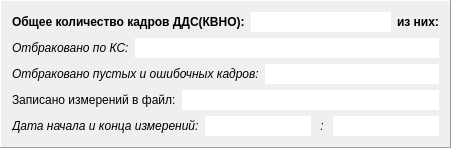
        <widget class="QFrame" name="frame_2">
         <property name="frameShape">
          <enum>QFrame::Panel</enum>
         </property>
         <property name="frameShadow">
          <enum>QFrame::Raised</enum>
         </property>
         <layout class="QVBoxLayout" name="verticalLayout_8">
          <item>
           <layout class="QHBoxLayout" name="horizontalLayout_44">
            <item>
             <widget class="QLabel" name="label_49">
              <property name="font">
               <font>
                <weight>75</weight>
                <bold>true</bold>
               </font>
              </property>
              <property name="text">
               <string>Общее количество кадров ДДС(КВНО):</string>
              </property>
             </widget>
            </item>
            <item>
             <widget class="QLineEdit" name="le_ddskvno1">
              <property name="font">
               <font>
                <weight>75</weight>
                <bold>true</bold>
               </font>
              </property>
              <property name="frame">
               <bool>false</bool>
              </property>
              <property name="alignment">
               <set>Qt::AlignCenter</set>
              </property>
              <property name="readOnly">
               <bool>true</bool>
              </property>
             </widget>
            </item>
            <item>
             <widget class="QLabel" name="label_50">
              <property name="font">
               <font>
                <weight>75</weight>
                <bold>true</bold>
               </font>
              </property>
              <property name="text">
               <string>из них:</string>
              </property>
             </widget>
            </item>
           </layout>
          </item>
          <item>
           <layout class="QHBoxLayout" name="horizontalLayout_46">
            <item>
             <widget class="QLabel" name="label_53">
              <property name="font">
               <font>
                <pointsize>9</pointsize>
                <italic>true</italic>
               </font>
              </property>
              <property name="text">
               <string>Отбраковано по КС:</string>
              </property>
             </widget>
            </item>
            <item>
             <widget class="QLineEdit" name="le_crcddskvno1">
              <property name="font">
               <font>
                <pointsize>9</pointsize>
                <italic>true</italic>
               </font>
              </property>
              <property name="frame">
               <bool>false</bool>
              </property>
              <property name="alignment">
               <set>Qt::AlignRight|Qt::AlignTrailing|Qt::AlignVCenter</set>
              </property>
              <property name="readOnly">
               <bool>true</bool>
              </property>
             </widget>
            </item>
           </layout>
          </item>
          <item>
           <layout class="QHBoxLayout" name="horizontalLayout_48">
            <item>
             <widget class="QLabel" name="label_55">
              <property name="font">
               <font>
                <pointsize>9</pointsize>
                <italic>true</italic>
               </font>
              </property>
              <property name="text">
               <string>Отбраковано пустых и ошибочных кадров:</string>
              </property>
             </widget>
            </item>
            <item>
             <widget class="QLineEdit" name="le_ochddskvno1">
              <property name="font">
               <font>
                <pointsize>9</pointsize>
               </font>
              </property>
              <property name="frame">
               <bool>false</bool>
              </property>
              <property name="alignment">
               <set>Qt::AlignRight|Qt::AlignTrailing|Qt::AlignVCenter</set>
              </property>
              <property name="readOnly">
               <bool>true</bool>
              </property>
             </widget>
            </item>
           </layout>
          </item>
          <item>
           <layout class="QHBoxLayout" name="horizontalLayout_50">
            <item>
             <widget class="QLabel" name="label_57">
              <property name="text">
               <string>Записано измерений в файл:</string>
              </property>
             </widget>
            </item>
            <item>
             <widget class="QLineEdit" name="le_zapddskvno1">
              <property name="frame">
               <bool>false</bool>
              </property>
              <property name="alignment">
               <set>Qt::AlignRight|Qt::AlignTrailing|Qt::AlignVCenter</set>
              </property>
              <property name="readOnly">
               <bool>true</bool>
              </property>
             </widget>
            </item>
           </layout>
          </item>
          <item>
           <layout class="QHBoxLayout" name="horizontalLayout_69">
            <item>
             <widget class="QLabel" name="label_81">
              <property name="font">
               <font>
                <italic>true</italic>
               </font>
              </property>
              <property name="text">
               <string>Дата начала и конца измерений:</string>
              </property>
             </widget>
            </item>
            <item>
             <widget class="QLineEdit" name="dn_kvno1">
              <property name="font">
               <font>
                <italic>true</italic>
               </font>
              </property>
              <property name="frame">
               <bool>false</bool>
              </property>
              <property name="alignment">
               <set>Qt::AlignRight|Qt::AlignTrailing|Qt::AlignVCenter</set>
              </property>
              <property name="readOnly">
               <bool>true</bool>
              </property>
             </widget>
            </item>
            <item>
             <widget class="QLabel" name="label_87">
              <property name="font">
               <font>
                <italic>true</italic>
               </font>
              </property>
              <property name="text">
               <string> : </string>
              </property>
             </widget>
            </item>
            <item>
             <widget class="QLineEdit" name="dk_kvno1">
              <property name="font">
               <font>
                <italic>true</italic>
               </font>
              </property>
              <property name="frame">
               <bool>false</bool>
              </property>
              <property name="alignment">
               <set>Qt::AlignRight|Qt::AlignTrailing|Qt::AlignVCenter</set>
              </property>
              <property name="readOnly">
               <bool>true</bool>
              </property>
             </widget>
            </item>
           </layout>
          </item>
         </layout>
        </widget>
